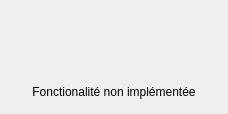
<?xml version="1.0" encoding="UTF-8"?>
<ui version="4.0">
 <class>Dialog</class>
 <widget class="QDialog" name="Dialog">
  <property name="geometry">
   <rect>
    <x>0</x>
    <y>0</y>
    <width>228</width>
    <height>114</height>
   </rect>
  </property>
  <property name="sizePolicy">
   <sizepolicy hsizetype="Minimum" vsizetype="Minimum">
    <horstretch>0</horstretch>
    <verstretch>0</verstretch>
   </sizepolicy>
  </property>
  <property name="windowTitle">
   <string>Dialog</string>
  </property>
  <layout class="QGridLayout" name="gridLayout">
   <item row="0" column="0">
    <layout class="QVBoxLayout" name="verticalLayout">
     <item>
      <widget class="QLabel" name="label">
       <property name="sizePolicy">
        <sizepolicy hsizetype="Fixed" vsizetype="Fixed">
         <horstretch>0</horstretch>
         <verstretch>0</verstretch>
        </sizepolicy>
       </property>
       <property name="minimumSize">
        <size>
         <width>200</width>
         <height>64</height>
        </size>
       </property>
       <property name="maximumSize">
        <size>
         <width>200</width>
         <height>64</height>
        </size>
       </property>
       <property name="text">
        <string>&lt;html&gt;&lt;head/&gt;&lt;body&gt;&lt;p&gt;&lt;img src=&quot;:/warning image/2682803_attention_erro_exclamation_mark_warn_icon-3.png&quot;/&gt;&lt;/p&gt;&lt;/body&gt;&lt;/html&gt;</string>
       </property>
       <property name="alignment">
        <set>Qt::AlignCenter</set>
       </property>
      </widget>
     </item>
     <item>
      <widget class="QLabel" name="label_2">
       <property name="text">
        <string>Fonctionalité non implémentée</string>
       </property>
       <property name="alignment">
        <set>Qt::AlignCenter</set>
       </property>
      </widget>
     </item>
    </layout>
   </item>
  </layout>
 </widget>
 <resources>
  <include location="../../../Downloads/test.qrc"/>
 </resources>
 <connections/>
</ui>
